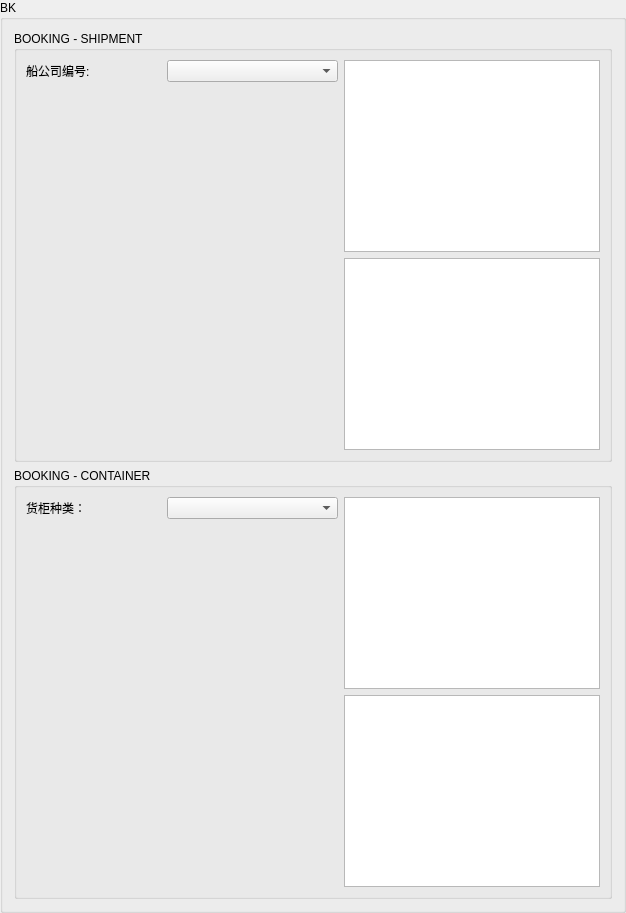
            <widget class="QGroupBox" name="groupBox_14">
             <property name="title">
              <string>BK</string>
             </property>
             <layout class="QVBoxLayout" name="verticalLayout_5">
              <item>
               <widget class="QGroupBox" name="groupBox_17">
                <property name="title">
                 <string>BOOKING - SHIPMENT</string>
                </property>
                <layout class="QVBoxLayout" name="verticalLayout_9">
                 <item>
                  <layout class="QHBoxLayout" name="horizontalLayout_65">
                   <item>
                    <layout class="QVBoxLayout" name="verticalLayout_32">
                     <item>
                      <layout class="QHBoxLayout" name="horizontalLayout_70">
                       <item>
                        <widget class="QLabel" name="label_46">
                         <property name="minimumSize">
                          <size>
                           <width>135</width>
                           <height>0</height>
                          </size>
                         </property>
                         <property name="text">
                          <string>船公司编号:</string>
                         </property>
                        </widget>
                       </item>
                       <item>
                        <widget class="QComboBox" name="t_shipping_line_0">
                         <property name="sizePolicy">
                          <sizepolicy hsizetype="Minimum" vsizetype="Fixed">
                           <horstretch>0</horstretch>
                           <verstretch>0</verstretch>
                          </sizepolicy>
                         </property>
                         <property name="minimumSize">
                          <size>
                           <width>171</width>
                           <height>0</height>
                          </size>
                         </property>
                         <item>
                          <property name="text">
                           <string/>
                          </property>
                         </item>
                        </widget>
                       </item>
                      </layout>
                     </item>
                     <item>
                      <spacer name="verticalSpacer_7">
                       <property name="orientation">
                        <enum>Qt::Vertical</enum>
                       </property>
                       <property name="sizeHint" stdset="0">
                        <size>
                         <width>20</width>
                         <height>40</height>
                        </size>
                       </property>
                      </spacer>
                     </item>
                    </layout>
                   </item>
                   <item>
                    <layout class="QVBoxLayout" name="verticalLayout_8">
                     <item>
                      <widget class="QTableWidget" name="BOOKING_SHIPMENT">
                       <property name="sizePolicy">
                        <sizepolicy hsizetype="Expanding" vsizetype="Minimum">
                         <horstretch>0</horstretch>
                         <verstretch>0</verstretch>
                        </sizepolicy>
                       </property>
                       <property name="minimumSize">
                        <size>
                         <width>0</width>
                         <height>114</height>
                        </size>
                       </property>
                      </widget>
                     </item>
                     <item>
                      <widget class="QTableWidget" name="BOOKING_SHIPMENT2">
                       <property name="sizePolicy">
                        <sizepolicy hsizetype="Expanding" vsizetype="Minimum">
                         <horstretch>0</horstretch>
                         <verstretch>0</verstretch>
                        </sizepolicy>
                       </property>
                       <property name="minimumSize">
                        <size>
                         <width>0</width>
                         <height>114</height>
                        </size>
                       </property>
                      </widget>
                     </item>
                    </layout>
                   </item>
                  </layout>
                 </item>
                </layout>
               </widget>
              </item>
              <item>
               <widget class="QGroupBox" name="groupBox_15">
                <property name="title">
                 <string>BOOKING - CONTAINER	 </string>
                </property>
                <layout class="QVBoxLayout" name="verticalLayout_16">
                 <item>
                  <layout class="QHBoxLayout" name="horizontalLayout_66">
                   <item>
                    <layout class="QVBoxLayout" name="verticalLayout_33">
                     <item>
                      <layout class="QHBoxLayout" name="horizontalLayout_38">
                       <item>
                        <widget class="QLabel" name="label_15">
                         <property name="sizePolicy">
                          <sizepolicy hsizetype="Minimum" vsizetype="Preferred">
                           <horstretch>0</horstretch>
                           <verstretch>0</verstretch>
                          </sizepolicy>
                         </property>
                         <property name="minimumSize">
                          <size>
                           <width>135</width>
                           <height>0</height>
                          </size>
                         </property>
                         <property name="text">
                          <string>货柜种类：</string>
                         </property>
                        </widget>
                       </item>
                       <item>
                        <widget class="QComboBox" name="t_shipment_11type">
                         <property name="sizePolicy">
                          <sizepolicy hsizetype="Minimum" vsizetype="Fixed">
                           <horstretch>0</horstretch>
                           <verstretch>0</verstretch>
                          </sizepolicy>
                         </property>
                         <property name="minimumSize">
                          <size>
                           <width>171</width>
                           <height>0</height>
                          </size>
                         </property>
                        </widget>
                       </item>
                      </layout>
                     </item>
                     <item>
                      <spacer name="verticalSpacer_8">
                       <property name="orientation">
                        <enum>Qt::Vertical</enum>
                       </property>
                       <property name="sizeHint" stdset="0">
                        <size>
                         <width>20</width>
                         <height>40</height>
                        </size>
                       </property>
                      </spacer>
                     </item>
                    </layout>
                   </item>
                   <item>
                    <layout class="QVBoxLayout" name="verticalLayout_25">
                     <item>
                      <widget class="QTableWidget" name="BOOKING_CONTAINER">
                       <property name="sizePolicy">
                        <sizepolicy hsizetype="Expanding" vsizetype="Minimum">
                         <horstretch>0</horstretch>
                         <verstretch>0</verstretch>
                        </sizepolicy>
                       </property>
                       <property name="minimumSize">
                        <size>
                         <width>0</width>
                         <height>114</height>
                        </size>
                       </property>
                      </widget>
                     </item>
                     <item>
                      <widget class="QTableWidget" name="BOOKING_CONTAINER2">
                       <property name="sizePolicy">
                        <sizepolicy hsizetype="Expanding" vsizetype="Minimum">
                         <horstretch>0</horstretch>
                         <verstretch>0</verstretch>
                        </sizepolicy>
                       </property>
                       <property name="minimumSize">
                        <size>
                         <width>0</width>
                         <height>114</height>
                        </size>
                       </property>
                      </widget>
                     </item>
                    </layout>
                   </item>
                  </layout>
                 </item>
                </layout>
               </widget>
              </item>
             </layout>
            </widget>
